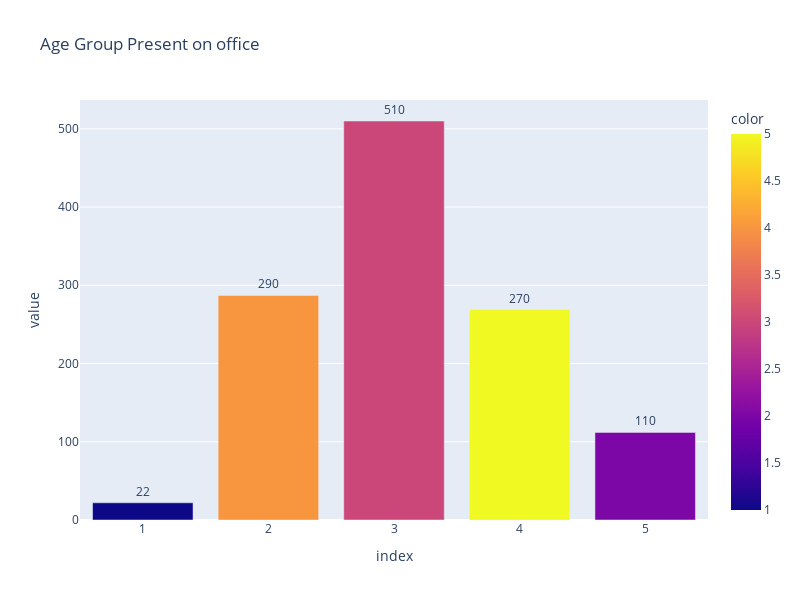

Notebook source saved alongside this figure:
### Code cell
fig= px.bar(data['Age'].value_counts(), color=data['Age'].unique(), 
       height=600, width=800, title="Age Group Present on office",
            text=data['Age'].value_counts())
fig.update_traces(texttemplate='%{text:.2s}', textposition='outside')
fig.update_layout(uniformtext_minsize=8)
fig.show()

### Figure 1 — Plotly figure (JSON) as saved in the notebook; plotly's stock layout.template omitted (floating-point values rounded to 4 significant figures)
{"data": [{"alignmentgroup": "True", "hovertemplate": "index=%{x}<br>value=%{y}<br>text=%{text}<br>color=%{marker.color}<extra></extra>", "legendgroup": "", "marker": {"color": [3, 4, 5, 2, 1], "coloraxis": "coloraxis"}, "name": "", "offsetgroup": "", "orientation": "v", "showlegend": false, "text": [510, 287, 269, 112, 22], "textposition": "outside", "texttemplate": "%{text:.2s}", "type": "bar", "x": [3, 2, 4, 5, 1], "xaxis": "x", "y": [510, 287, 269, 112, 22], "yaxis": "y"}], "layout": {"barmode": "relative", "coloraxis": {"colorbar": {"title": {"text": "color"}}, "colorscale": [[0, "#0d0887"], [0.1111, "#46039f"], [0.2222, "#7201a8"], [0.3333, "#9c179e"], [0.4444, "#bd3786"], [0.5556, "#d8576b"], [0.6667, "#ed7953"], [0.7778, "#fb9f3a"], [0.8889, "#fdca26"], [1, "#f0f921"]]}, "height": 600, "legend": {"tracegroupgap": 0}, "title": {"text": "Age Group Present on office"}, "uniformtext": {"minsize": 8}, "width": 800, "xaxis": {"anchor": "y", "domain": [0, 1], "title": {"text": "index"}}, "yaxis": {"anchor": "x", "domain": [0, 1], "title": {"text": "value"}}}}
